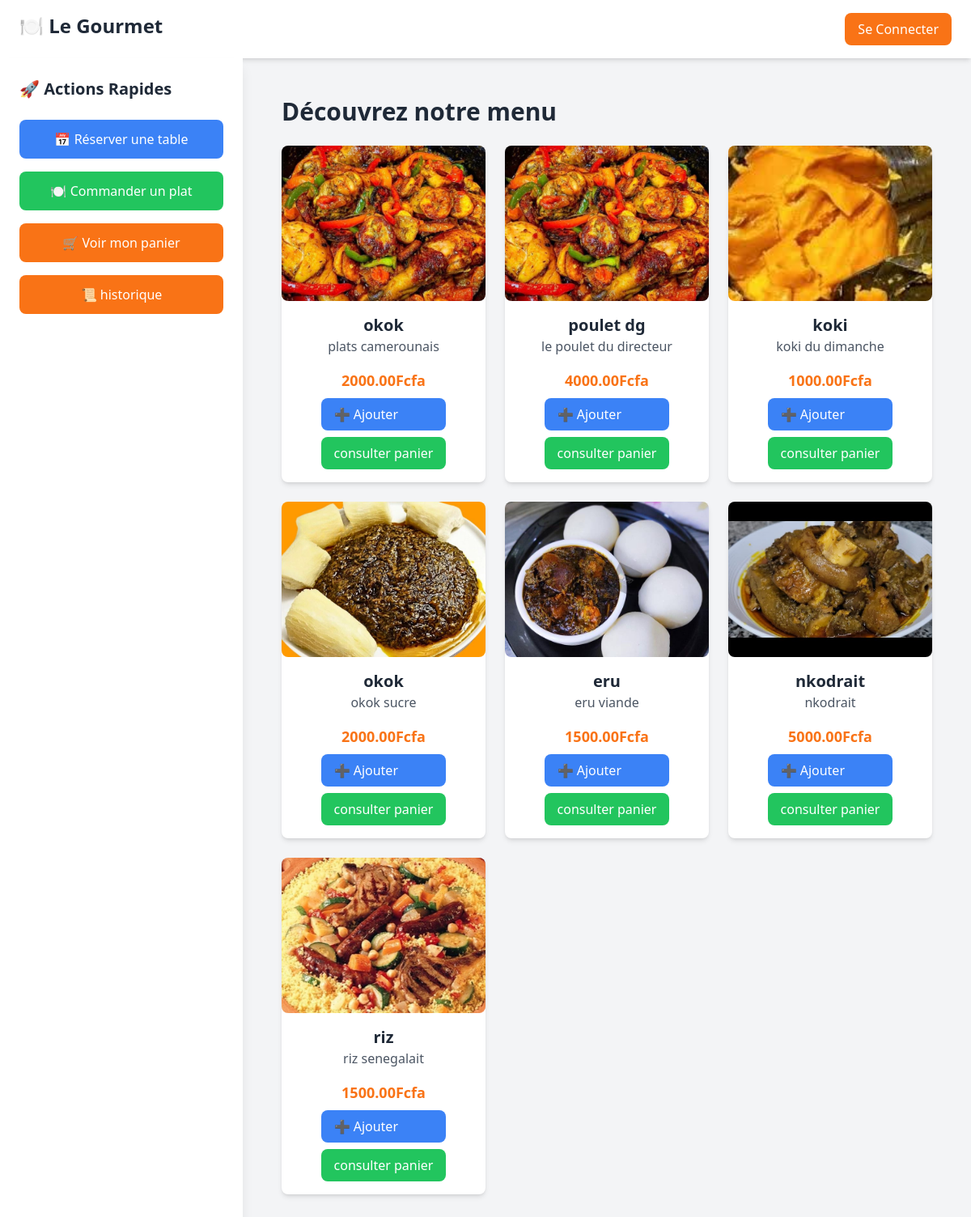
The app's page /menu/ with its own data.
### commande/models.py (models this page shows, shortened)
class Meal(models.Model):
    nom = models.CharField(max_length=255 , blank=False)
    description = models.TextField()
    prix = models.DecimalField(max_digits=6, decimal_places=2 , blank=False)
    image = models.ImageField(upload_to='meals/', blank=True, null=True)

### commande/views.py (the view)
# urls.py: path('menu/', views.menu, name='menu'),
def menu(request):
    meals = Meal.objects.all()
    return render(request, 'commande/menu.html', {'meals': meals})

### commande/templates/commande/menu.html
{% extends 'resto.html' %}
{% load static %}
    {% block content %}
    <div class="container mx-auto p-6">
        <h2 class="text-3xl font-semibold text-gray-800 mb-6">Découvrez notre menu</h2>
        <div class="grid grid-cols-1 sm:grid-cols-2 lg:grid-cols-3 gap-6">
            {% for meal in meals %}
            <div class="bg-white rounded-lg shadow-md hover:shadow-lg transition">
                <img src="{{ meal.image.url }}" alt="{{ meal.nom }}" class="w-full rounded-lg h-48 object-cover">
                <div class="p-4">
                    <h3 class="text-xl text-center font-bold text-gray-800">{{ meal.nom }}</h3>
                    <p class="text-gray-600 text-center">{{ meal.description|truncatewords:15 }}</p>
                    <div class="flex flex-col justify-between items-center mt-4">
                        <span class="text-lg font-semibold text-orange-500">{{ meal.prix }}Fcfa</span>
                        <div class="flex flex-col ">
                            <a href="{% url 'ajouter_au_panier' meal.id %}" class="bg-blue-500 text-white my-2 px-4 py-2 rounded-lg hover:bg-blue-600">
                                ➕ Ajouter
                            </a>
                            <a href="{% url 'passer_commande' %}?meal={{ meal.id }}" class="bg-green-500 text-white px-4 py-2 rounded-lg hover:bg-green-600">
                                consulter panier
                            </a>
                        </div>
                    </div>
                </div>
            </div>
            {% endfor %}
        </div>
    </div>
    {% endblock %}

### templates/resto.html (shortened to what this page needs)
{% load static %}
<!DOCTYPE html>
<html lang="fr">
<head>
    <script src="https://cdn.tailwindcss.com"></script>
</head>
<body class="bg-gray-100 ">
    <nav class="bg-white shadow-md py-4 px-6 flex justify-between">
        <h1 class="text-2xl font-bold text-gray-800">🍽️ Le Gourmet</h1>
        {% if user.is_authenticated %}
            <a href="{% url 'voir_panier' %}" class="bg-orange-500 text-white px-4 py-2 rounded-lg hover:bg-orange-600">
                🛒 Voir le Panier
            </a>
        {% else %}
            <a href="{% url 'login' %}" class="bg-orange-500 text-white px-4 py-2 rounded-lg hover:bg-orange-600">
                 Se Connecter
            </a>
        {% endif %}
    </nav>
    <div class="flex">
    <aside class="w-1/4 bg-white shadow-lg p-6 flex flex-col justify-between h-screen sticky top-0">
        <div>
            <h2 class="text-xl font-bold text-gray-800 mb-6">🚀 Actions Rapides</h2>
            <nav class="space-y-4">
                <a href="{% url 'reservation_create' %}" class="block bg-blue-500 text-white py-3 px-4 rounded-lg text-center hover:bg-blue-600 ">
                    📅 Réserver une table
                </a>
                <a href="{% url 'menu' %}" class="block bg-green-500 text-white py-3 px-4 rounded-lg text-center hover:bg-green-600">
                    🍽 Commander un plat
                </a>
                <a href="{% url 'voir_panier' %}" class="block bg-orange-500 text-white py-3 px-4 rounded-lg text-center hover:bg-orange-600">
                    🛒 Voir mon panier
                </a>
                <a href="{%  url 'historique_commandes' %}" class="block bg-orange-500 text-white py-3 px-4 rounded-lg text-center hover:bg-orange-600">
                    📜 historique
                </a>
            </nav>
        </div>
    </aside>
    <main class="flex-1 p-6 flex flex-col gap-8">
        {% block content %}
        {% endblock %}
    </main>
    </div>
</body>
</html>

### records on screen
Meal: image (picture), nom "okok", description "plats camerounais", prix "2000.00"
Meal: image (picture), nom "poulet dg", description "le poulet du directeur", prix "4000.00"
Meal: image (picture), nom "koki", description "koki du dimanche", prix "1000.00"
Meal: image (picture), nom "okok", description "okok sucre", prix "2000.00"
Meal: image (picture), nom "eru", description "eru viande", prix "1500.00"
Meal: image (placeholder picture), nom "nkodrait", description "nkodrait", prix "5000.00"
Meal: image (picture), nom "riz", description "riz senegalait", prix "1500.00"
